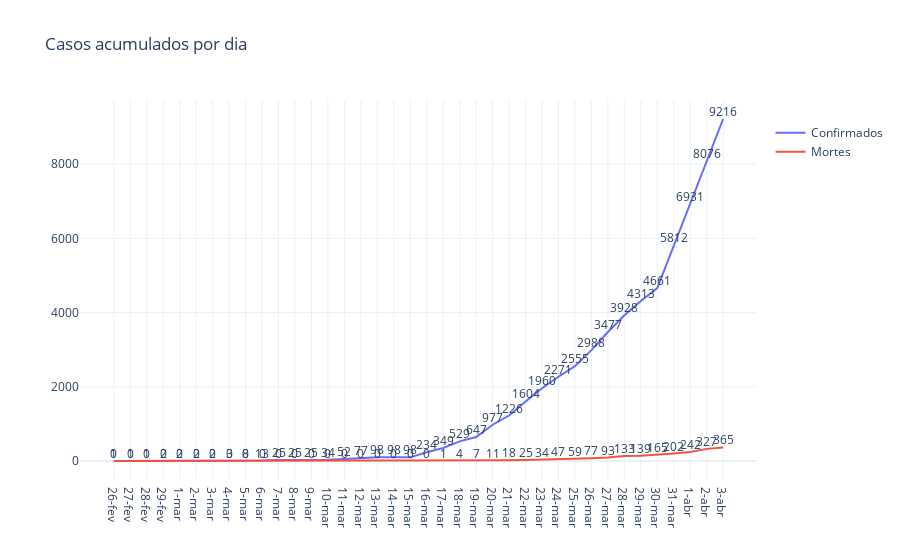

Notebook source saved alongside this figure:
### Code cell
# Plot confirmed cases

fig = go.Figure(
    [
        go.Scatter(x = dadosdia.data, y = dadosdia.casos, mode="lines+text",
    name="Confirmados",
    text=dadosdia.casos,
    textposition="top center"),
        go.Scatter(x = dadosdia.data, y = dadosdia.mortes, mode="lines+text",
    name="Mortes",
    text=dadosdia.mortes,
    textposition="top center"), 
      #  go.Scatter(x = dadosdia.data, y = curados, mode="lines+text",
   # name="Curados",
   # text=curados,
   # textposition="top center"),  
    ]
)

fig.update_layout(title='Casos acumulados por dia',legend_title='<b> </b>',
                   
                   showlegend=True, template="plotly_white",direction='clockwise')

fig.show()

### Figure 1 — Plotly figure (JSON) as saved in the notebook; plotly's stock layout.template omitted (floating-point values rounded to 4 significant figures)
{"data": [{"mode": "lines+text", "name": "Confirmados", "text": [1, 1, 1, 2, 2, 2, 2, 3, 8, 13, 25, 25, 25, 34, 52, 77, 98, 98, 98, 234, 349, 529, 647, 977, 1226, 1604, 1960, 2271, 2555, 2988, 3477, 3928, 4313, 4661, 5812, 6931, 8076, 9216], "textposition": "top center", "type": "scatter", "x": ["26-fev", "27-fev", "28-fev", "29-fev", "1-mar", "2-mar", "3-mar", "4-mar", "5-mar", "6-mar", "7-mar", "8-mar", "9-mar", "10-mar", "11-mar", "12-mar", "13-mar", "14-mar", "15-mar", "16-mar", "17-mar", "18-mar", "19-mar", "20-mar", "21-mar", "22-mar", "23-mar", "24-mar", "25-mar", "26-mar", "27-mar", "28-mar", "29-mar", "30-mar", "31-mar", "1-abr", "2-abr", "3-abr"], "y": [1, 1, 1, 2, 2, 2, 2, 3, 8, 13, 25, 25, 25, 34, 52, 77, 98, 98, 98, 234, 349, 529, 647, 977, 1226, 1604, 1960, 2271, 2555, 2988, 3477, 3928, 4313, 4661, 5812, 6931, 8076, 9216]}, {"mode": "lines+text", "name": "Mortes", "text": [0, 0, 0, 0, 0, 0, 0, 0, 0, 0, 0, 0, 0, 0, 0, 0, 0, 0, 0, 0, 1, 4, 7, 11, 18, 25, 34, 47, 59, 77, 93, 133, 139, 165, 202, 242, 327, 365], "textposition": "top center", "type": "scatter", "x": ["26-fev", "27-fev", "28-fev", "29-fev", "1-mar", "2-mar", "3-mar", "4-mar", "5-mar", "6-mar", "7-mar", "8-mar", "9-mar", "10-mar", "11-mar", "12-mar", "13-mar", "14-mar", "15-mar", "16-mar", "17-mar", "18-mar", "19-mar", "20-mar", "21-mar", "22-mar", "23-mar", "24-mar", "25-mar", "26-mar", "27-mar", "28-mar", "29-mar", "30-mar", "31-mar", "1-abr", "2-abr", "3-abr"], "y": [0, 0, 0, 0, 0, 0, 0, 0, 0, 0, 0, 0, 0, 0, 0, 0, 0, 0, 0, 0, 1, 4, 7, 11, 18, 25, 34, 47, 59, 77, 93, 133, 139, 165, 202, 242, 327, 365]}], "layout": {"direction": "clockwise", "legend": {"title": {"text": "<b> </b>"}}, "showlegend": true, "title": {"text": "Casos acumulados por dia"}}}
